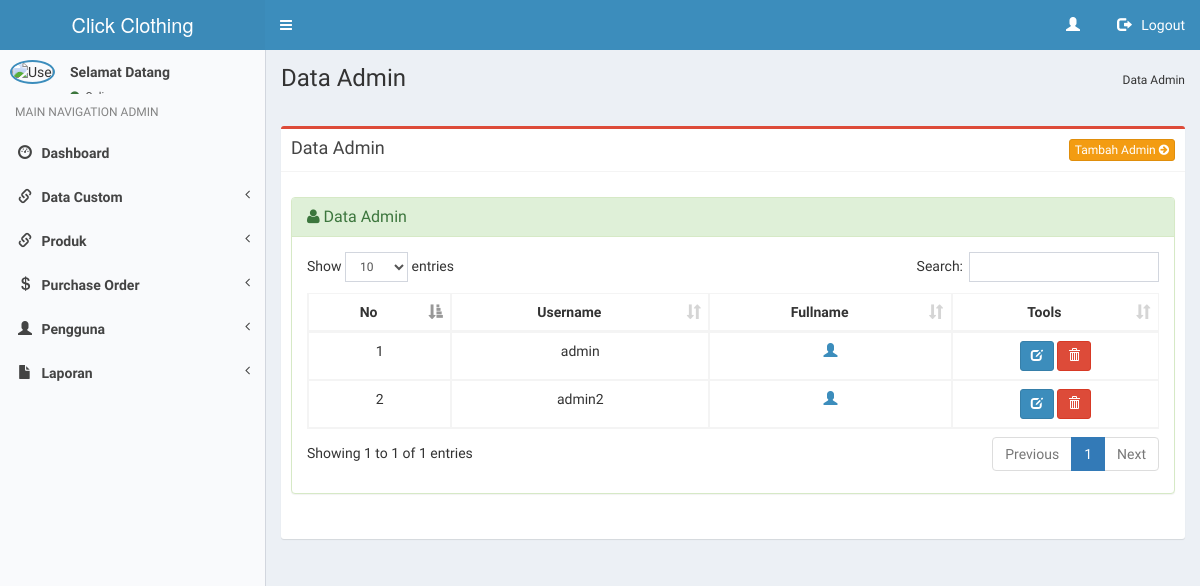
Before: /admin/admin.php with the older database file.
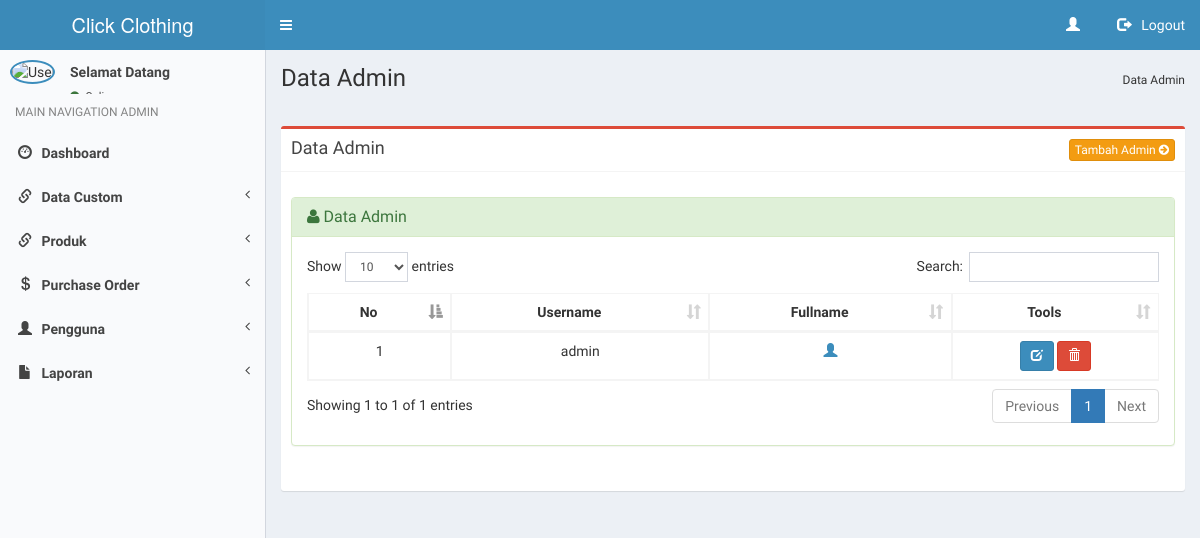
After: the same page with the newer database file.
### tables this page shows
CREATE TABLE `user` (
  `id_user` int(11) NOT NULL,
  `kd_cus` varchar(20) NOT NULL,
  `nama` varchar(30) NOT NULL,
  `alamat` varchar(50) NOT NULL,
  `no_telp` varchar(15) NOT NULL,
  `username` varchar(15) NOT NULL,
  `password` text NOT NULL,
  `role` int(11) NOT NULL,
  `gambar` text NOT NULL
);

### admin/admin.php (the view, shortened to what this page needs)
<?php include 'header.php' ; ?>
<div class="content-wrapper">
    <section class="content-header">
        <h1>
        Data Admin
        </h1>
        <ol class="breadcrumb">
        Data Admin
        </ol>
    </section>
    <br />
    <section class="content">
        <div class="row">
            <div class="col-xs-12">
              <div class="box box-danger">
                    <div class="box-header with-border">
                        <h3 class="box-title">Data Admin</h3>
                         <a href="input-admin.php" class="btn btn-xs btn-warning pull-right">Tambah Admin <i class="fa fa-arrow-circle-right"></i></a>
                    </div>
                    <div class="box-body">
                        <section class="content">
                            <div class="row">
                                <div class="row">
                                    <div class="col-lg-12">
                                        <div class="panel panel-success">
                                            <div class="panel-heading">
                                                <h3 class="panel-title"><i class="fa fa-user"></i> Data Admin </h3>
                                            </div>
                                            <div class="panel-body">
                                                    <?php
                                                    $query1="SELECT * from user WHERE role = 1";
                                                    $tampil=mysqli_query($koneksi, $query1) or die(mysqli_error());
                                                    ?>
                                                    <table id="example" class="table table-hover table-bordered">
                                                        <thead>
                                                            <tr>
                                                                <th><center>No </center></th>
                                                                <th><center>Username </center></th>
                                                                <th><center>Fullname </center></th>
                                                                <th><center>Tools</center></th>
                                                            </tr>
                                                        </thead>
                                                        <?php
                                                        $no=0;
                                                        while($data=mysqli_fetch_array($tampil))
                                                            { $no++; ?>
                                                            <tbody>
                                                                <tr>
                                                                    <td><center><?php echo $no; ?></center></td>
                                                                    <td><center><?php echo $data['username'];?></center></td>
                                                                    <td><center><a href="detail-admin.php?hal=edit&kd=<?php echo $data['id_user'];?>"><span class="glyphicon glyphicon-user"></span>
                                                                        <td><center><div id="thanks"><a class="btn btn-sm btn-primary" data-placement="bottom" data-toggle="tooltip" title="Edit Admin" href="edit-admin.php?hal=edit&kd=<?php echo $data['id_user'];?>"><span class="glyphicon glyphicon-edit"></span></a>
                                                                            <a onclick="return confirm ('Yakin hapus <?php echo $data['nama'];?>.?');" class="btn btn-sm btn-danger tooltips" data-placement="bottom" data-toggle="tooltip" title="Hapus Admin" href="hapus-admin.php?hal=hapus&kd=<?php echo $data['id_user'];?>"><span class="glyphicon glyphicon-trash"></a></center>
                                                                            </td>
                                                                </tr>
                                                                        <?php
                                                                    }
                                                                    ?>
                                                            </tbody>
                                                    </table>
                                        </div>
                                    </div>
                                </div>
                            </div>
                        </section>
                    </div>
                </div>
            </div>
        </div>
    </section>
</div>
<?php include 'footer.php'; ?>

Changed rows visible on the page:
removed user: username "admin2"
